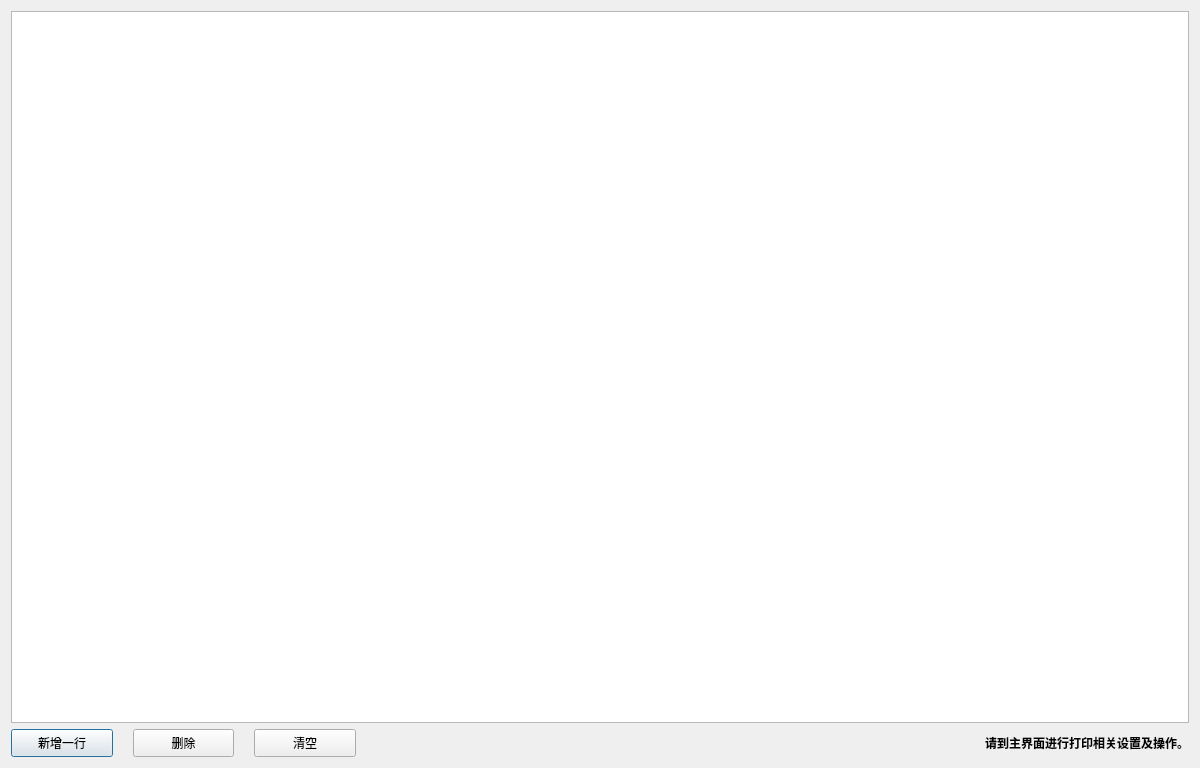
<?xml version="1.0" encoding="UTF-8"?>
<ui version="4.0">
 <class>DialogSell</class>
 <widget class="QDialog" name="DialogSell">
  <property name="geometry">
   <rect>
    <x>0</x>
    <y>0</y>
    <width>1200</width>
    <height>768</height>
   </rect>
  </property>
  <property name="windowTitle">
   <string>出货单数据配置</string>
  </property>
  <layout class="QVBoxLayout" name="verticalLayout">
   <item>
    <widget class="QTableView" name="tableView">
     <property name="editTriggers">
      <set>QAbstractItemView::AnyKeyPressed|QAbstractItemView::DoubleClicked|QAbstractItemView::EditKeyPressed|QAbstractItemView::SelectedClicked</set>
     </property>
     <property name="selectionMode">
      <enum>QAbstractItemView::SingleSelection</enum>
     </property>
     <property name="selectionBehavior">
      <enum>QAbstractItemView::SelectRows</enum>
     </property>
    </widget>
   </item>
   <item>
    <layout class="QHBoxLayout" name="horizontalLayout" stretch="1,1,1,6,1">
     <property name="spacing">
      <number>20</number>
     </property>
     <item>
      <widget class="QPushButton" name="pushButtonAdd">
       <property name="minimumSize">
        <size>
         <width>100</width>
         <height>28</height>
        </size>
       </property>
       <property name="cursor">
        <cursorShape>PointingHandCursor</cursorShape>
       </property>
       <property name="text">
        <string>新增一行</string>
       </property>
      </widget>
     </item>
     <item>
      <widget class="QPushButton" name="pushButtonDel">
       <property name="minimumSize">
        <size>
         <width>100</width>
         <height>28</height>
        </size>
       </property>
       <property name="cursor">
        <cursorShape>PointingHandCursor</cursorShape>
       </property>
       <property name="text">
        <string>删除</string>
       </property>
      </widget>
     </item>
     <item>
      <widget class="QPushButton" name="pushButtonClear">
       <property name="minimumSize">
        <size>
         <width>100</width>
         <height>28</height>
        </size>
       </property>
       <property name="cursor">
        <cursorShape>PointingHandCursor</cursorShape>
       </property>
       <property name="text">
        <string>清空</string>
       </property>
      </widget>
     </item>
     <item>
      <spacer name="horizontalSpacer">
       <property name="orientation">
        <enum>Qt::Horizontal</enum>
       </property>
       <property name="sizeHint" stdset="0">
        <size>
         <width>40</width>
         <height>20</height>
        </size>
       </property>
      </spacer>
     </item>
     <item>
      <widget class="QLabel" name="labelNotice">
       <property name="font">
        <font>
         <bold>true</bold>
        </font>
       </property>
       <property name="text">
        <string>请到主界面进行打印相关设置及操作。</string>
       </property>
      </widget>
     </item>
    </layout>
   </item>
  </layout>
 </widget>
 <resources/>
 <connections/>
</ui>
